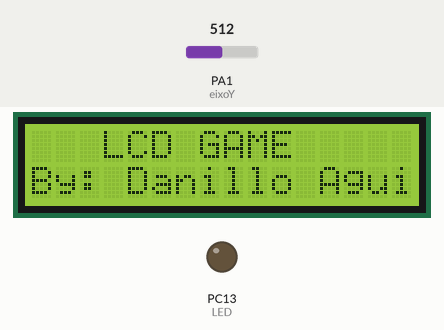
Simulated run of this program. Board: STM32 Blue Pill. Parts: 16×2 character LCD, output pins drawn as LEDs (lit = HIGH). Inputs (shaded band) come from the test bench; at power-on: PA1 (eixoY) = 512. At 21.1 s the program stops and its outputs stay as they are.

Above: at 7.5 s.
At 11.02 s:
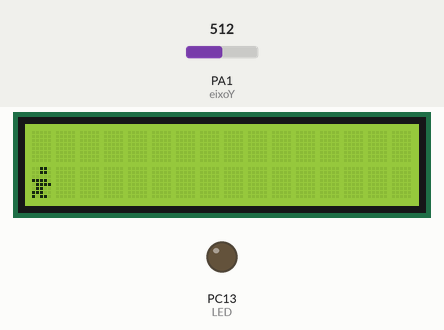
11.7 s: PA1 (eixoY) set to 810
At 13.1 s:
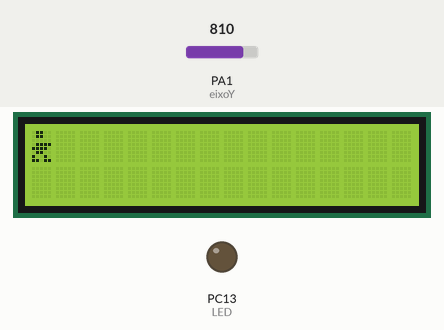
13.5 s: PA1 (eixoY) set to 790
At 15.47 s:
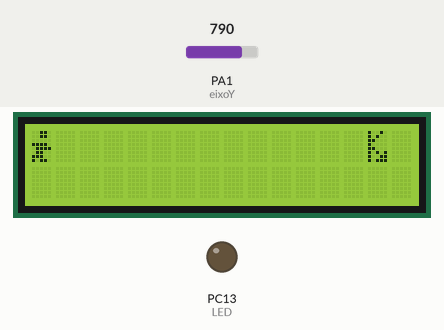
15.5 s: PA1 (eixoY) set to 900
At 16.29 s:
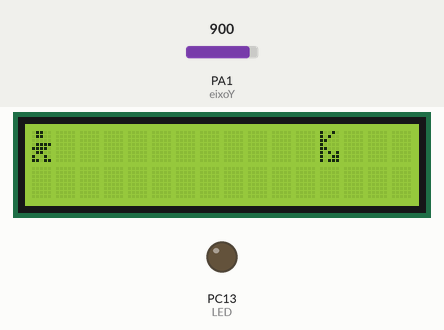
17.9 s: PA1 (eixoY) set to 815
20.9 s: PA1 (eixoY) set to 787
Timing chart, 0 to 22.6 s (numbered marks = the images above; inputs shaded):
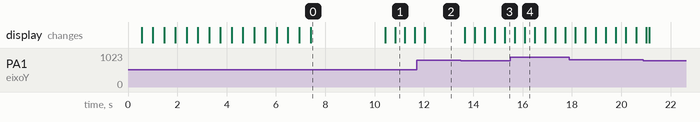

The program:

main.cpp
```cpp
/*
                                                SDA                    SCL
      Blue Pill, STM32F103xxxx boards.......... PB7                    PB6
*/

#include <Arduino.h>

#include <LiquidCrystal_I2C.h>

#define eixoY PA1
#define LED PC13

LiquidCrystal_I2C lcd(0x27,16,2);  // set the LCD address to 0x27 for a 16 chars and 2 line display

uint8_t toy1[8] = {0b00110,	0b00110,	0b00000,	0b11110,	0b01111,	0b01100,	0b11100,	0b10110};

uint8_t toy2[8] = {0b01100,	0b01100,	0b00000,	0b01111,	0b11110,	0b01100,	0b10010,	0b11011};

uint8_t tjb[8] = {0b10010, 0b10100,	0b11000,	0b10000,	0b11000,	0b10101,	0b10011,	0b10111};

bool position = false;
bool toy = false;
bool o0 = false, o1 = false, o2 = false, o3 = false;
bool i0 = true, i1 = true, i2 = true, i3 = true;
int eixoX;


class transistor {
  public:
    int position = 16;
    int linha;
    transistor();
    void andar();
    void restart();
};

transistor::transistor(){

}

void transistor::andar() {
  lcd.setCursor(position, linha);
  lcd.print(" ");
  position = position - 1;
  lcd.setCursor(position, linha);
  lcd.write((byte)2);
}
void transistor::restart(){
  lcd.setCursor(0, linha);
  lcd.print(" ");
  position = 16;

}

void initGame(){

  for (int x = 0; x < 16; x += 1) {
    lcd.clear();
    if (x==8){
      lcd.setCursor(8,0);
      lcd.write((byte)1);
    }
    else{
      lcd.setCursor(x,1);
      if (x%2 == 0){
        lcd.write((byte)0);
      }
      else{
        lcd.write((byte)1);
      }
    }
    lcd.setCursor(16-x,1);
    lcd.write((byte)2);
    delay(450);
  }
}


void running(){

  if (position){
    lcd.setCursor(0,0);
    if (toy){
      lcd.write((byte)0);
      toy = false;
    }
    else{
      lcd.write((byte)1);
      toy = true;
    }
  }
  else if (!position)  {
    lcd.setCursor(0,1);
    if (toy){
      lcd.write((byte)0);
      toy = false;
    }
    else{
      lcd.write((byte)1);
      toy = true;
    }
  }

}

static transistor t0;
static transistor t1;
static transistor t2;
static transistor t3;

void obstaculos(){
  if(millis() > 15000 && i0){
    t0.linha = 0;
    t0.andar();
    i0 = false;
    o0 = true;
  }
  if(millis() > 20000 && i1){
    t1.linha = 1;
    t1.andar();
    i1 = false;
    o1 = true;
  }
  if(millis() > 23500 && i2){
    t2.linha = 0;
    t2.andar();
    i2 = false;
    o2 = true;
  }
  if(millis() > 28000 && i3){
    t3.linha = 1;
    t3.andar();
    i3 = false;
    o3 = true;
  }

  if(o0){
    t0.andar();
    if(t0.position<0){
      t0.restart();
    }
  }
  if(o1){
    t1.andar();
    if(t1.position<0){
      t1.restart();
    }
  }
  if(o2){
    t2.andar();
    if(t2.position<0){
      t2.restart();
    }
  }
  if(o3){
    t3.andar();
    if(t3.position<0){
      t3.restart();
    }
  }

  delay(100);
}


void gameover(){
  if(t0.position == 0 && eixoX == 0){
      lcd.clear();
      lcd.setCursor(3,0);
      lcd.print("GAME OVER");
    while(1){
    }
  }
  if(t1.position == 0 && eixoX == 1){
      lcd.clear();
      lcd.setCursor(3,0);
      lcd.print("GAME OVER");
    while(1){
    }
  }
  if(t2.position == 0 && eixoX == 0){
      lcd.clear();
      lcd.setCursor(3,0);
      lcd.print("GAME OVER");
    while(1){
    }
  }
  if(t3.position == 0 && eixoX == 1){
      lcd.clear();
      lcd.setCursor(3,0);
      lcd.print("GAME OVER");
    while(1){
    }
  }
}

void setup()
{
  lcd.init();                      // initialize the lcd

  pinMode(LED, OUTPUT);


  lcd.createChar(0, toy1);
  lcd.createChar(1, toy2);
  lcd.createChar(2, tjb);
  lcd.home();

  // Print a message to the LCD.
  lcd.backlight();

  initGame();

  lcd.setCursor(3,0);
  lcd.print("LCD GAME");
  lcd.setCursor(0,1);
  lcd.print("By: Danillo Aguiar");
  delay(3000);
  lcd.clear();

  lcd.setCursor(0,1);
  lcd.write((byte)0);
}


void loop()
{
  if ((analogRead(eixoY)) > 800){
    lcd.setCursor(0,1);
    lcd.print(" ");
    lcd.setCursor(0,0);
    lcd.write((byte)0);
    toy = false;
    position = true;
  }
  else if ((analogRead(eixoY)) < 200){
    lcd.setCursor(0,1);
    lcd.write((byte)0);
    toy = false;
    lcd.setCursor(0,0);
    lcd.print(" ");
    position = false;
  }

  running();
  obstaculos();
  gameover();

  delay(300);
}
```

Measured:
- after the input at 11.7 s, the display: changes after 0.34 s (image 2)
- after the input at 13.5 s, the display: first changes after 0.16 s (image 3 shows a later state)
- what the display in image 0 shows lasts 3.0 s, from 7.4 s to 10.4 s
- what the display in image 1 shows lasts 0.4 s, from 10.8 s to 11.2 s
